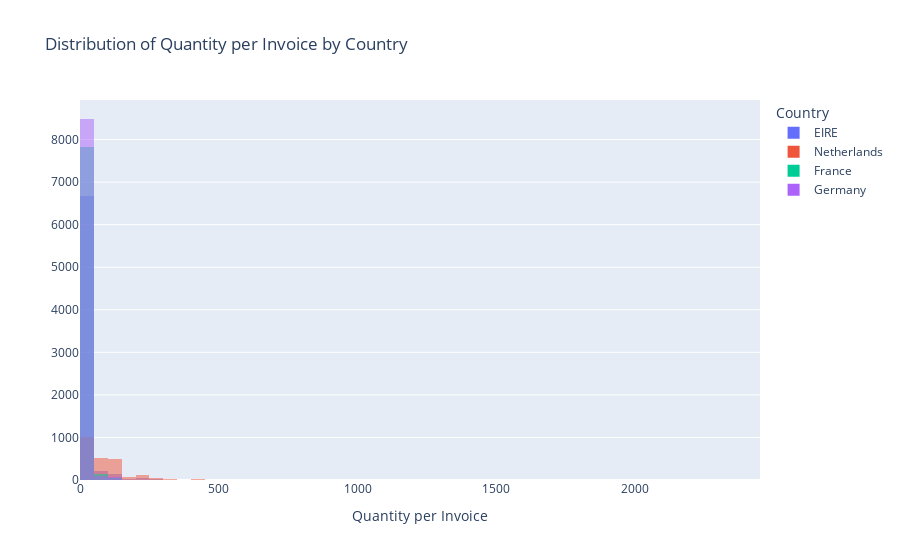

The notebook cell saved with this chart:
### Markdown cell above
## 4. Create a set of interactive histograms showing the distributions of quantity per invoice for the following countries: EIRE, Germany, France, and Netherlands.

### Code cell
distribution_quantity = data[(data['Country'] == "EIRE") | (data['Country'] == "Germany") | (data['Country'] == "France") | (data['Country'] == "Netherlands")]

fig = px.histogram(
    distribution_quantity,
    x='Quantity',
    color='Country',
    title='Distribution of Quantity per Invoice by Country',
    labels={'Quantity': 'Quantity per Invoice'},
    barmode='overlay',
    histnorm='',  # Keine Normalisierung
    nbins=50  # Setze die Anzahl der Bins (z.B. 50)
)

# Zeigen des Plots
fig.show()

### Figure 1 — Plotly figure (JSON) as saved in the notebook; plotly's stock layout.template omitted (floating-point values rounded to 4 significant figures; data arrays with more than 128 entries replaced by an {"elided": "..."} marker saying what was removed)
{"data": [{"bingroup": "x", "histnorm": "", "hovertemplate": "Country=EIRE<br>Quantity per Invoice=%{x}<br>=%{y}<extra></extra>", "legendgroup": "EIRE", "marker": {"color": "#636efa", "opacity": 0.5, "pattern": {"shape": ""}}, "name": "EIRE", "nbinsx": 50, "orientation": "v", "showlegend": true, "type": "histogram", "x": {"elided": "7136 int values"}, "xaxis": "x", "yaxis": "y"}, {"bingroup": "x", "histnorm": "", "hovertemplate": "Country=Netherlands<br>Quantity per Invoice=%{x}<br>=%{y}<extra></extra>", "legendgroup": "Netherlands", "marker": {"color": "#EF553B", "opacity": 0.5, "pattern": {"shape": ""}}, "name": "Netherlands", "nbinsx": 50, "orientation": "v", "showlegend": true, "type": "histogram", "x": {"elided": "2322 int values"}, "xaxis": "x", "yaxis": "y"}, {"bingroup": "x", "histnorm": "", "hovertemplate": "Country=France<br>Quantity per Invoice=%{x}<br>=%{y}<extra></extra>", "legendgroup": "France", "marker": {"color": "#00cc96", "opacity": 0.5, "pattern": {"shape": ""}}, "name": "France", "nbinsx": 50, "orientation": "v", "showlegend": true, "type": "histogram", "x": {"elided": "8034 int values"}, "xaxis": "x", "yaxis": "y"}, {"bingroup": "x", "histnorm": "", "hovertemplate": "Country=Germany<br>Quantity per Invoice=%{x}<br>=%{y}<extra></extra>", "legendgroup": "Germany", "marker": {"color": "#ab63fa", "opacity": 0.5, "pattern": {"shape": ""}}, "name": "Germany", "nbinsx": 50, "orientation": "v", "showlegend": true, "type": "histogram", "x": {"elided": "8658 int values"}, "xaxis": "x", "yaxis": "y"}], "layout": {"barmode": "overlay", "legend": {"title": {"text": "Country"}, "tracegroupgap": 0}, "title": {"text": "Distribution of Quantity per Invoice by Country"}, "xaxis": {"anchor": "y", "domain": [0, 1], "title": {"text": "Quantity per Invoice"}}, "yaxis": {"anchor": "x", "domain": [0, 1], "title": {"text": ""}}}}
